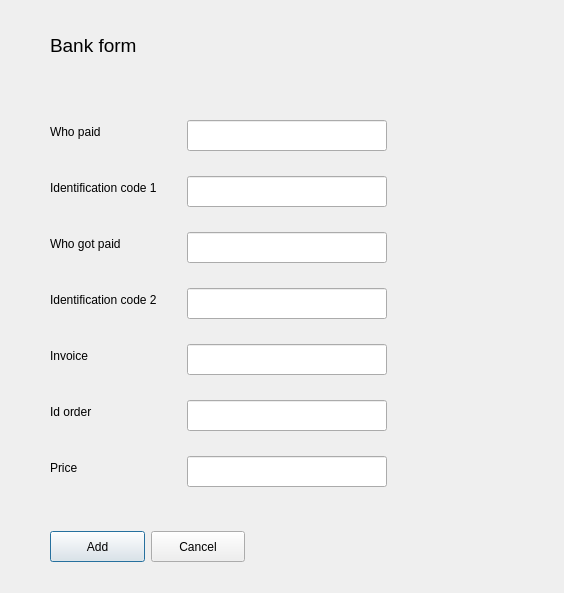
<?xml version="1.0" encoding="UTF-8"?>
<ui version="4.0">
 <class>BankForm</class>
 <widget class="QDialog" name="BankForm">
  <property name="geometry">
   <rect>
    <x>0</x>
    <y>0</y>
    <width>564</width>
    <height>593</height>
   </rect>
  </property>
  <property name="windowTitle">
   <string>Accounting system</string>
  </property>
  <widget class="QLabel" name="label">
   <property name="geometry">
    <rect>
     <x>50</x>
     <y>30</y>
     <width>131</width>
     <height>31</height>
    </rect>
   </property>
   <property name="font">
    <font>
     <pointsize>14</pointsize>
    </font>
   </property>
   <property name="text">
    <string>Bank form</string>
   </property>
  </widget>
  <widget class="QWidget" name="layoutWidget">
   <property name="geometry">
    <rect>
     <x>50</x>
     <y>530</y>
     <width>195</width>
     <height>33</height>
    </rect>
   </property>
   <layout class="QHBoxLayout" name="horizontalLayout">
    <item>
     <widget class="QPushButton" name="pushButton">
      <property name="minimumSize">
       <size>
        <width>0</width>
        <height>31</height>
       </size>
      </property>
      <property name="text">
       <string>Add</string>
      </property>
     </widget>
    </item>
    <item>
     <widget class="QPushButton" name="pushButton_2">
      <property name="minimumSize">
       <size>
        <width>0</width>
        <height>31</height>
       </size>
      </property>
      <property name="text">
       <string>Cancel</string>
      </property>
     </widget>
    </item>
   </layout>
  </widget>
  <widget class="QLabel" name="label_16">
   <property name="geometry">
    <rect>
     <x>267</x>
     <y>536</y>
     <width>63</width>
     <height>20</height>
    </rect>
   </property>
   <property name="font">
    <font>
     <pointsize>12</pointsize>
    </font>
   </property>
   <property name="styleSheet">
    <string notr="true">color: #139e13;</string>
   </property>
   <property name="text">
    <string/>
   </property>
  </widget>
  <widget class="QWidget" name="layoutWidget">
   <property name="geometry">
    <rect>
     <x>50</x>
     <y>120</y>
     <width>513</width>
     <height>371</height>
    </rect>
   </property>
   <layout class="QHBoxLayout" name="horizontalLayout_2">
    <property name="spacing">
     <number>40</number>
    </property>
    <item>
     <layout class="QFormLayout" name="formLayout">
      <property name="horizontalSpacing">
       <number>30</number>
      </property>
      <property name="verticalSpacing">
       <number>25</number>
      </property>
      <item row="0" column="0">
       <widget class="QLabel" name="label_2">
        <property name="text">
         <string>Who paid</string>
        </property>
       </widget>
      </item>
      <item row="0" column="1">
       <widget class="QLineEdit" name="lineEdit">
        <property name="sizePolicy">
         <sizepolicy hsizetype="Fixed" vsizetype="Fixed">
          <horstretch>0</horstretch>
          <verstretch>0</verstretch>
         </sizepolicy>
        </property>
        <property name="minimumSize">
         <size>
          <width>200</width>
          <height>31</height>
         </size>
        </property>
       </widget>
      </item>
      <item row="1" column="0">
       <widget class="QLabel" name="label_3">
        <property name="text">
         <string>Identification code 1</string>
        </property>
       </widget>
      </item>
      <item row="1" column="1">
       <widget class="QLineEdit" name="lineEdit_2">
        <property name="sizePolicy">
         <sizepolicy hsizetype="Fixed" vsizetype="Fixed">
          <horstretch>0</horstretch>
          <verstretch>0</verstretch>
         </sizepolicy>
        </property>
        <property name="minimumSize">
         <size>
          <width>200</width>
          <height>31</height>
         </size>
        </property>
       </widget>
      </item>
      <item row="2" column="0">
       <widget class="QLabel" name="label_4">
        <property name="text">
         <string>Who got paid</string>
        </property>
       </widget>
      </item>
      <item row="2" column="1">
       <widget class="QLineEdit" name="lineEdit_3">
        <property name="sizePolicy">
         <sizepolicy hsizetype="Fixed" vsizetype="Fixed">
          <horstretch>0</horstretch>
          <verstretch>0</verstretch>
         </sizepolicy>
        </property>
        <property name="minimumSize">
         <size>
          <width>200</width>
          <height>31</height>
         </size>
        </property>
       </widget>
      </item>
      <item row="3" column="0">
       <widget class="QLabel" name="label_5">
        <property name="text">
         <string>Identification code 2</string>
        </property>
       </widget>
      </item>
      <item row="3" column="1">
       <widget class="QLineEdit" name="lineEdit_4">
        <property name="sizePolicy">
         <sizepolicy hsizetype="Fixed" vsizetype="Fixed">
          <horstretch>0</horstretch>
          <verstretch>0</verstretch>
         </sizepolicy>
        </property>
        <property name="minimumSize">
         <size>
          <width>200</width>
          <height>31</height>
         </size>
        </property>
       </widget>
      </item>
      <item row="4" column="0">
       <widget class="QLabel" name="label_6">
        <property name="text">
         <string>Invoice</string>
        </property>
       </widget>
      </item>
      <item row="4" column="1">
       <widget class="QLineEdit" name="lineEdit_5">
        <property name="sizePolicy">
         <sizepolicy hsizetype="Fixed" vsizetype="Fixed">
          <horstretch>0</horstretch>
          <verstretch>0</verstretch>
         </sizepolicy>
        </property>
        <property name="minimumSize">
         <size>
          <width>200</width>
          <height>31</height>
         </size>
        </property>
       </widget>
      </item>
      <item row="5" column="0">
       <widget class="QLabel" name="label_7">
        <property name="text">
         <string>Id order</string>
        </property>
       </widget>
      </item>
      <item row="5" column="1">
       <widget class="QLineEdit" name="lineEdit_6">
        <property name="sizePolicy">
         <sizepolicy hsizetype="Fixed" vsizetype="Fixed">
          <horstretch>0</horstretch>
          <verstretch>0</verstretch>
         </sizepolicy>
        </property>
        <property name="minimumSize">
         <size>
          <width>200</width>
          <height>31</height>
         </size>
        </property>
       </widget>
      </item>
      <item row="6" column="0">
       <widget class="QLabel" name="label_14">
        <property name="text">
         <string>Price</string>
        </property>
       </widget>
      </item>
      <item row="6" column="1">
       <widget class="QLineEdit" name="lineEdit_7">
        <property name="sizePolicy">
         <sizepolicy hsizetype="Fixed" vsizetype="Fixed">
          <horstretch>0</horstretch>
          <verstretch>0</verstretch>
         </sizepolicy>
        </property>
        <property name="minimumSize">
         <size>
          <width>200</width>
          <height>31</height>
         </size>
        </property>
       </widget>
      </item>
     </layout>
    </item>
    <item>
     <layout class="QVBoxLayout" name="verticalLayout">
      <property name="spacing">
       <number>7</number>
      </property>
      <item>
       <widget class="QLabel" name="label_8">
        <property name="minimumSize">
         <size>
          <width>100</width>
          <height>0</height>
         </size>
        </property>
        <property name="styleSheet">
         <string notr="true">color: #cf2323;</string>
        </property>
        <property name="text">
         <string/>
        </property>
       </widget>
      </item>
      <item>
       <widget class="QLabel" name="label_9">
        <property name="styleSheet">
         <string notr="true">color: #cf2323;</string>
        </property>
        <property name="text">
         <string/>
        </property>
       </widget>
      </item>
      <item>
       <widget class="QLabel" name="label_10">
        <property name="styleSheet">
         <string notr="true">color: #cf2323;</string>
        </property>
        <property name="text">
         <string/>
        </property>
       </widget>
      </item>
      <item>
       <widget class="QLabel" name="label_11">
        <property name="styleSheet">
         <string notr="true">color: #cf2323;</string>
        </property>
        <property name="text">
         <string/>
        </property>
       </widget>
      </item>
      <item>
       <widget class="QLabel" name="label_12">
        <property name="styleSheet">
         <string notr="true">color: #cf2323;</string>
        </property>
        <property name="text">
         <string/>
        </property>
       </widget>
      </item>
      <item>
       <widget class="QLabel" name="label_13">
        <property name="styleSheet">
         <string notr="true">color: #cf2323;</string>
        </property>
        <property name="text">
         <string/>
        </property>
       </widget>
      </item>
      <item>
       <widget class="QLabel" name="label_15">
        <property name="styleSheet">
         <string notr="true">color: #cf2323;</string>
        </property>
        <property name="text">
         <string/>
        </property>
       </widget>
      </item>
     </layout>
    </item>
   </layout>
  </widget>
 </widget>
 <resources/>
 <connections/>
</ui>
